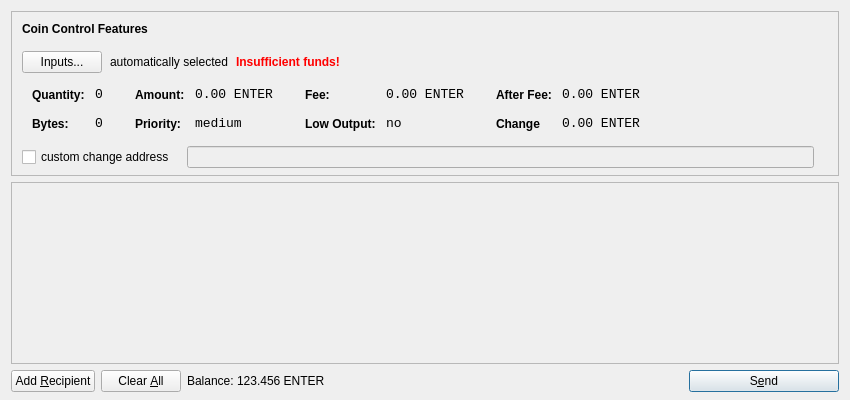
<?xml version="1.0" encoding="UTF-8"?>
<ui version="4.0">
 <class>SendCoinsDialog</class>
 <widget class="QDialog" name="SendCoinsDialog">
  <property name="geometry">
   <rect>
    <x>0</x>
    <y>0</y>
    <width>850</width>
    <height>400</height>
   </rect>
  </property>
  <property name="windowTitle">
   <string>Send Coins</string>
  </property>
  <layout class="QVBoxLayout" name="verticalLayout" stretch="0,1,0">
   <property name="bottomMargin">
    <number>8</number>
   </property>
   <item>
    <widget class="QFrame" name="frameCoinControl">
     <property name="sizePolicy">
      <sizepolicy hsizetype="Expanding" vsizetype="Expanding">
       <horstretch>0</horstretch>
       <verstretch>0</verstretch>
      </sizepolicy>
     </property>
     <property name="maximumSize">
      <size>
       <width>16777215</width>
       <height>16777215</height>
      </size>
     </property>
     <property name="frameShape">
      <enum>QFrame::StyledPanel</enum>
     </property>
     <property name="frameShadow">
      <enum>QFrame::Sunken</enum>
     </property>
     <layout class="QVBoxLayout" name="verticalLayoutCoinControl2">
      <property name="spacing">
       <number>-1</number>
      </property>
      <property name="leftMargin">
       <number>0</number>
      </property>
      <property name="topMargin">
       <number>0</number>
      </property>
      <property name="rightMargin">
       <number>0</number>
      </property>
      <property name="bottomMargin">
       <number>6</number>
      </property>
      <item>
       <layout class="QVBoxLayout" name="verticalLayoutCoinControl" stretch="0,0,0,0,1">
        <property name="spacing">
         <number>0</number>
        </property>
        <property name="leftMargin">
         <number>10</number>
        </property>
        <property name="topMargin">
         <number>10</number>
        </property>
        <item>
         <layout class="QHBoxLayout" name="horizontalLayoutCoinControl1">
          <property name="bottomMargin">
           <number>15</number>
          </property>
          <item>
           <widget class="QLabel" name="labelCoinControlFeatures">
            <property name="sizePolicy">
             <sizepolicy hsizetype="Preferred" vsizetype="Maximum">
              <horstretch>0</horstretch>
              <verstretch>0</verstretch>
             </sizepolicy>
            </property>
            <property name="font">
             <font>
              <weight>75</weight>
              <bold>true</bold>
             </font>
            </property>
            <property name="styleSheet">
             <string notr="true">font-weight:bold;</string>
            </property>
            <property name="text">
             <string>Coin Control Features</string>
            </property>
           </widget>
          </item>
         </layout>
        </item>
        <item>
         <layout class="QHBoxLayout" name="horizontalLayoutCoinControl2" stretch="0,0,0,0">
          <property name="spacing">
           <number>8</number>
          </property>
          <property name="bottomMargin">
           <number>10</number>
          </property>
          <item>
           <widget class="QPushButton" name="pushButtonCoinControl">
            <property name="styleSheet">
             <string notr="true"/>
            </property>
            <property name="text">
             <string>Inputs...</string>
            </property>
           </widget>
          </item>
          <item>
           <widget class="QLabel" name="labelCoinControlAutomaticallySelected">
            <property name="text">
             <string>automatically selected</string>
            </property>
            <property name="margin">
             <number>5</number>
            </property>
           </widget>
          </item>
          <item>
           <widget class="QLabel" name="labelCoinControlInsuffFunds">
            <property name="font">
             <font>
              <weight>75</weight>
              <bold>true</bold>
             </font>
            </property>
            <property name="styleSheet">
             <string notr="true">color:red;font-weight:bold;</string>
            </property>
            <property name="text">
             <string>Insufficient funds!</string>
            </property>
            <property name="margin">
             <number>5</number>
            </property>
           </widget>
          </item>
          <item>
           <spacer name="horizontalSpacerCoinControl">
            <property name="orientation">
             <enum>Qt::Horizontal</enum>
            </property>
            <property name="sizeHint" stdset="0">
             <size>
              <width>40</width>
              <height>1</height>
             </size>
            </property>
           </spacer>
          </item>
         </layout>
        </item>
        <item>
         <widget class="QWidget" name="widgetCoinControl" native="true">
          <property name="sizePolicy">
           <sizepolicy hsizetype="Preferred" vsizetype="Preferred">
            <horstretch>0</horstretch>
            <verstretch>0</verstretch>
           </sizepolicy>
          </property>
          <property name="minimumSize">
           <size>
            <width>0</width>
            <height>0</height>
           </size>
          </property>
          <property name="styleSheet">
           <string notr="true"/>
          </property>
          <layout class="QHBoxLayout" name="horizontalLayoutCoinControl5">
           <property name="margin">
            <number>0</number>
           </property>
           <item>
            <layout class="QHBoxLayout" name="horizontalLayoutCoinControl3" stretch="0,0,0,1">
             <property name="spacing">
              <number>20</number>
             </property>
             <property name="topMargin">
              <number>0</number>
             </property>
             <property name="bottomMargin">
              <number>10</number>
             </property>
             <item>
              <layout class="QFormLayout" name="formLayoutCoinControl1">
               <property name="horizontalSpacing">
                <number>10</number>
               </property>
               <property name="verticalSpacing">
                <number>14</number>
               </property>
               <property name="leftMargin">
                <number>10</number>
               </property>
               <property name="topMargin">
                <number>4</number>
               </property>
               <property name="rightMargin">
                <number>6</number>
               </property>
               <item row="0" column="0">
                <widget class="QLabel" name="labelCoinControlQuantityText">
                 <property name="styleSheet">
                  <string notr="true">font-weight:bold;</string>
                 </property>
                 <property name="text">
                  <string>Quantity:</string>
                 </property>
                 <property name="margin">
                  <number>0</number>
                 </property>
                </widget>
               </item>
               <item row="0" column="1">
                <widget class="QLabel" name="labelCoinControlQuantity">
                 <property name="font">
                  <font>
                   <family>Monospace</family>
                   <pointsize>10</pointsize>
                  </font>
                 </property>
                 <property name="cursor">
                  <cursorShape>IBeamCursor</cursorShape>
                 </property>
                 <property name="contextMenuPolicy">
                  <enum>Qt::ActionsContextMenu</enum>
                 </property>
                 <property name="text">
                  <string>0</string>
                 </property>
                 <property name="margin">
                  <number>0</number>
                 </property>
                 <property name="textInteractionFlags">
                  <set>Qt::LinksAccessibleByMouse|Qt::TextSelectableByKeyboard|Qt::TextSelectableByMouse</set>
                 </property>
                </widget>
               </item>
               <item row="1" column="0">
                <widget class="QLabel" name="labelCoinControlBytesText">
                 <property name="styleSheet">
                  <string notr="true">font-weight:bold;</string>
                 </property>
                 <property name="text">
                  <string>Bytes:</string>
                 </property>
                </widget>
               </item>
               <item row="1" column="1">
                <widget class="QLabel" name="labelCoinControlBytes">
                 <property name="font">
                  <font>
                   <family>Monospace</family>
                   <pointsize>10</pointsize>
                  </font>
                 </property>
                 <property name="cursor">
                  <cursorShape>IBeamCursor</cursorShape>
                 </property>
                 <property name="contextMenuPolicy">
                  <enum>Qt::ActionsContextMenu</enum>
                 </property>
                 <property name="text">
                  <string>0</string>
                 </property>
                 <property name="textInteractionFlags">
                  <set>Qt::LinksAccessibleByMouse|Qt::TextSelectableByKeyboard|Qt::TextSelectableByMouse</set>
                 </property>
                </widget>
               </item>
              </layout>
             </item>
             <item>
              <layout class="QFormLayout" name="formLayoutCoinControl2">
               <property name="horizontalSpacing">
                <number>10</number>
               </property>
               <property name="verticalSpacing">
                <number>14</number>
               </property>
               <property name="leftMargin">
                <number>6</number>
               </property>
               <property name="topMargin">
                <number>4</number>
               </property>
               <property name="rightMargin">
                <number>6</number>
               </property>
               <item row="0" column="0">
                <widget class="QLabel" name="labelCoinControlAmountText">
                 <property name="styleSheet">
                  <string notr="true">font-weight:bold;</string>
                 </property>
                 <property name="text">
                  <string>Amount:</string>
                 </property>
                 <property name="margin">
                  <number>0</number>
                 </property>
                </widget>
               </item>
               <item row="0" column="1">
                <widget class="QLabel" name="labelCoinControlAmount">
                 <property name="font">
                  <font>
                   <family>Monospace</family>
                   <pointsize>10</pointsize>
                  </font>
                 </property>
                 <property name="cursor">
                  <cursorShape>IBeamCursor</cursorShape>
                 </property>
                 <property name="contextMenuPolicy">
                  <enum>Qt::ActionsContextMenu</enum>
                 </property>
                 <property name="text">
                  <string>0.00 ENTER</string>
                 </property>
                 <property name="textInteractionFlags">
                  <set>Qt::LinksAccessibleByMouse|Qt::TextSelectableByKeyboard|Qt::TextSelectableByMouse</set>
                 </property>
                </widget>
               </item>
               <item row="1" column="0">
                <widget class="QLabel" name="labelCoinControlPriorityText">
                 <property name="styleSheet">
                  <string notr="true">font-weight:bold;</string>
                 </property>
                 <property name="text">
                  <string>Priority:</string>
                 </property>
                </widget>
               </item>
               <item row="1" column="1">
                <widget class="QLabel" name="labelCoinControlPriority">
                 <property name="font">
                  <font>
                   <family>Monospace</family>
                   <pointsize>10</pointsize>
                  </font>
                 </property>
                 <property name="cursor">
                  <cursorShape>IBeamCursor</cursorShape>
                 </property>
                 <property name="contextMenuPolicy">
                  <enum>Qt::ActionsContextMenu</enum>
                 </property>
                 <property name="text">
                  <string>medium</string>
                 </property>
                 <property name="textInteractionFlags">
                  <set>Qt::LinksAccessibleByMouse|Qt::TextSelectableByKeyboard|Qt::TextSelectableByMouse</set>
                 </property>
                </widget>
               </item>
              </layout>
             </item>
             <item>
              <layout class="QFormLayout" name="formLayoutCoinControl3">
               <property name="horizontalSpacing">
                <number>10</number>
               </property>
               <property name="verticalSpacing">
                <number>14</number>
               </property>
               <property name="leftMargin">
                <number>6</number>
               </property>
               <property name="topMargin">
                <number>4</number>
               </property>
               <property name="rightMargin">
                <number>6</number>
               </property>
               <item row="0" column="0">
                <widget class="QLabel" name="labelCoinControlFeeText">
                 <property name="styleSheet">
                  <string notr="true">font-weight:bold;</string>
                 </property>
                 <property name="text">
                  <string>Fee:</string>
                 </property>
                 <property name="margin">
                  <number>0</number>
                 </property>
                </widget>
               </item>
               <item row="0" column="1">
                <widget class="QLabel" name="labelCoinControlFee">
                 <property name="font">
                  <font>
                   <family>Monospace</family>
                   <pointsize>10</pointsize>
                  </font>
                 </property>
                 <property name="cursor">
                  <cursorShape>IBeamCursor</cursorShape>
                 </property>
                 <property name="contextMenuPolicy">
                  <enum>Qt::ActionsContextMenu</enum>
                 </property>
                 <property name="text">
                  <string>0.00 ENTER</string>
                 </property>
                 <property name="textInteractionFlags">
                  <set>Qt::LinksAccessibleByMouse|Qt::TextSelectableByKeyboard|Qt::TextSelectableByMouse</set>
                 </property>
                </widget>
               </item>
               <item row="1" column="0">
                <widget class="QLabel" name="labelCoinControlLowOutputText">
                 <property name="styleSheet">
                  <string notr="true">font-weight:bold;</string>
                 </property>
                 <property name="text">
                  <string>Low Output:</string>
                 </property>
                </widget>
               </item>
               <item row="1" column="1">
                <widget class="QLabel" name="labelCoinControlLowOutput">
                 <property name="font">
                  <font>
                   <family>Monospace</family>
                   <pointsize>10</pointsize>
                  </font>
                 </property>
                 <property name="cursor">
                  <cursorShape>IBeamCursor</cursorShape>
                 </property>
                 <property name="contextMenuPolicy">
                  <enum>Qt::ActionsContextMenu</enum>
                 </property>
                 <property name="text">
                  <string>no</string>
                 </property>
                 <property name="textInteractionFlags">
                  <set>Qt::LinksAccessibleByMouse|Qt::TextSelectableByKeyboard|Qt::TextSelectableByMouse</set>
                 </property>
                </widget>
               </item>
              </layout>
             </item>
             <item>
              <layout class="QFormLayout" name="formLayoutCoinControl4">
               <property name="horizontalSpacing">
                <number>10</number>
               </property>
               <property name="verticalSpacing">
                <number>14</number>
               </property>
               <property name="leftMargin">
                <number>6</number>
               </property>
               <property name="topMargin">
                <number>4</number>
               </property>
               <property name="rightMargin">
                <number>6</number>
               </property>
               <item row="0" column="0">
                <widget class="QLabel" name="labelCoinControlAfterFeeText">
                 <property name="styleSheet">
                  <string notr="true">font-weight:bold;</string>
                 </property>
                 <property name="text">
                  <string>After Fee:</string>
                 </property>
                 <property name="margin">
                  <number>0</number>
                 </property>
                </widget>
               </item>
               <item row="0" column="1">
                <widget class="QLabel" name="labelCoinControlAfterFee">
                 <property name="font">
                  <font>
                   <family>Monospace</family>
                   <pointsize>10</pointsize>
                  </font>
                 </property>
                 <property name="cursor">
                  <cursorShape>IBeamCursor</cursorShape>
                 </property>
                 <property name="contextMenuPolicy">
                  <enum>Qt::ActionsContextMenu</enum>
                 </property>
                 <property name="text">
                  <string>0.00 ENTER</string>
                 </property>
                 <property name="textInteractionFlags">
                  <set>Qt::LinksAccessibleByMouse|Qt::TextSelectableByKeyboard|Qt::TextSelectableByMouse</set>
                 </property>
                </widget>
               </item>
               <item row="1" column="0">
                <widget class="QLabel" name="labelCoinControlChangeText">
                 <property name="styleSheet">
                  <string notr="true">font-weight:bold;</string>
                 </property>
                 <property name="text">
                  <string>Change</string>
                 </property>
                </widget>
               </item>
               <item row="1" column="1">
                <widget class="QLabel" name="labelCoinControlChange">
                 <property name="font">
                  <font>
                   <family>Monospace</family>
                   <pointsize>10</pointsize>
                  </font>
                 </property>
                 <property name="cursor">
                  <cursorShape>IBeamCursor</cursorShape>
                 </property>
                 <property name="contextMenuPolicy">
                  <enum>Qt::ActionsContextMenu</enum>
                 </property>
                 <property name="text">
                  <string>0.00 ENTER</string>
                 </property>
                 <property name="textInteractionFlags">
                  <set>Qt::LinksAccessibleByMouse|Qt::TextSelectableByKeyboard|Qt::TextSelectableByMouse</set>
                 </property>
                </widget>
               </item>
              </layout>
             </item>
            </layout>
           </item>
          </layout>
         </widget>
        </item>
        <item>
         <layout class="QHBoxLayout" name="horizontalLayoutCoinControl4" stretch="0,0,0">
          <property name="spacing">
           <number>12</number>
          </property>
          <property name="sizeConstraint">
           <enum>QLayout::SetDefaultConstraint</enum>
          </property>
          <property name="topMargin">
           <number>5</number>
          </property>
          <property name="rightMargin">
           <number>5</number>
          </property>
          <item>
           <widget class="QCheckBox" name="checkBoxCoinControlChange">
            <property name="text">
             <string>custom change address</string>
            </property>
           </widget>
          </item>
          <item>
           <widget class="QLineEdit" name="lineEditCoinControlChange">
            <property name="enabled">
             <bool>false</bool>
            </property>
            <property name="sizePolicy">
             <sizepolicy hsizetype="Expanding" vsizetype="Fixed">
              <horstretch>0</horstretch>
              <verstretch>0</verstretch>
             </sizepolicy>
            </property>
           </widget>
          </item>
          <item>
           <widget class="QLabel" name="labelCoinControlChangeLabel">
            <property name="sizePolicy">
             <sizepolicy hsizetype="Preferred" vsizetype="Expanding">
              <horstretch>0</horstretch>
              <verstretch>0</verstretch>
             </sizepolicy>
            </property>
            <property name="minimumSize">
             <size>
              <width>0</width>
              <height>0</height>
             </size>
            </property>
            <property name="text">
             <string/>
            </property>
            <property name="margin">
             <number>3</number>
            </property>
           </widget>
          </item>
         </layout>
        </item>
        <item>
         <spacer name="verticalSpacerCoinControl">
          <property name="orientation">
           <enum>Qt::Vertical</enum>
          </property>
          <property name="sizeHint" stdset="0">
           <size>
            <width>800</width>
            <height>1</height>
           </size>
          </property>
         </spacer>
        </item>
       </layout>
      </item>
     </layout>
    </widget>
   </item>
   <item>
    <widget class="QScrollArea" name="scrollArea">
     <property name="widgetResizable">
      <bool>true</bool>
     </property>
     <widget class="QWidget" name="scrollAreaWidgetContents">
      <property name="geometry">
       <rect>
        <x>0</x>
        <y>0</y>
        <width>830</width>
        <height>165</height>
       </rect>
      </property>
      <layout class="QVBoxLayout" name="verticalLayout_2">
       <property name="margin">
        <number>0</number>
       </property>
       <item>
        <layout class="QVBoxLayout" name="entries">
         <property name="spacing">
          <number>6</number>
         </property>
        </layout>
       </item>
       <item>
        <spacer name="verticalSpacer">
         <property name="orientation">
          <enum>Qt::Vertical</enum>
         </property>
         <property name="sizeHint" stdset="0">
          <size>
           <width>20</width>
           <height>40</height>
          </size>
         </property>
        </spacer>
       </item>
      </layout>
     </widget>
    </widget>
   </item>
   <item>
    <layout class="QHBoxLayout" name="horizontalLayout">
     <item>
      <widget class="QPushButton" name="addButton">
       <property name="toolTip">
        <string>Send to multiple recipients at once</string>
       </property>
       <property name="text">
        <string>Add &amp;Recipient</string>
       </property>
       <property name="icon">
        <iconset resource="../bitcoin.qrc">
         <normaloff>:/icons/add</normaloff>:/icons/add</iconset>
       </property>
       <property name="autoDefault">
        <bool>false</bool>
       </property>
      </widget>
     </item>
     <item>
      <widget class="QPushButton" name="clearButton">
       <property name="sizePolicy">
        <sizepolicy hsizetype="Minimum" vsizetype="Fixed">
         <horstretch>0</horstretch>
         <verstretch>0</verstretch>
        </sizepolicy>
       </property>
       <property name="toolTip">
        <string>Remove all transaction fields</string>
       </property>
       <property name="text">
        <string>Clear &amp;All</string>
       </property>
       <property name="icon">
        <iconset resource="../bitcoin.qrc">
         <normaloff>:/icons/remove</normaloff>:/icons/remove</iconset>
       </property>
       <property name="autoRepeatDelay">
        <number>300</number>
       </property>
       <property name="autoDefault">
        <bool>false</bool>
       </property>
      </widget>
     </item>
     <item>
      <layout class="QHBoxLayout" name="horizontalLayout_2">
       <property name="spacing">
        <number>3</number>
       </property>
       <item>
        <widget class="QLabel" name="label">
         <property name="sizePolicy">
          <sizepolicy hsizetype="Preferred" vsizetype="Fixed">
           <horstretch>0</horstretch>
           <verstretch>0</verstretch>
          </sizepolicy>
         </property>
         <property name="text">
          <string>Balance:</string>
         </property>
        </widget>
       </item>
       <item>
        <widget class="QLabel" name="labelBalance">
         <property name="sizePolicy">
          <sizepolicy hsizetype="Preferred" vsizetype="Fixed">
           <horstretch>0</horstretch>
           <verstretch>0</verstretch>
          </sizepolicy>
         </property>
         <property name="cursor">
          <cursorShape>IBeamCursor</cursorShape>
         </property>
         <property name="text">
          <string>123.456 ENTER</string>
         </property>
         <property name="textInteractionFlags">
          <set>Qt::LinksAccessibleByMouse|Qt::TextSelectableByKeyboard|Qt::TextSelectableByMouse</set>
         </property>
        </widget>
       </item>
      </layout>
     </item>
     <item>
      <spacer name="horizontalSpacer">
       <property name="orientation">
        <enum>Qt::Horizontal</enum>
       </property>
       <property name="sizeHint" stdset="0">
        <size>
         <width>40</width>
         <height>20</height>
        </size>
       </property>
      </spacer>
     </item>
     <item>
      <widget class="QPushButton" name="sendButton">
       <property name="minimumSize">
        <size>
         <width>150</width>
         <height>0</height>
        </size>
       </property>
       <property name="toolTip">
        <string>Confirm the send action</string>
       </property>
       <property name="text">
        <string>S&amp;end</string>
       </property>
       <property name="icon">
        <iconset resource="../bitcoin.qrc">
         <normaloff>:/icons/send</normaloff>:/icons/send</iconset>
       </property>
       <property name="default">
        <bool>true</bool>
       </property>
      </widget>
     </item>
    </layout>
   </item>
  </layout>
 </widget>
 <resources>
  <include location="../bitcoin.qrc"/>
 </resources>
 <connections/>
</ui>
